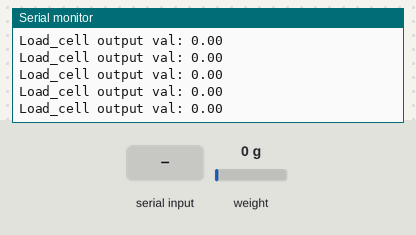
The sketch below on a simulated Arduino Uno, built with avr-gcc and run on an emulated ATmega328P. Parts: the last lines printed to the serial monitor. Inputs (shaded band) come from the test bench; at power-on: weight on the scale 0 g.

Above: at 3.6 s.
3.7 s: "t" received over Serial
5.2 s: weight on the scale set to 100 g
At 5.22 s:
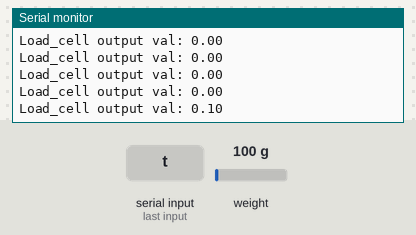
6.7 s: weight on the scale set to 1250 g
At 6.72 s:
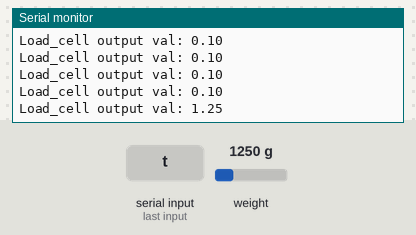
Timing chart, 0 to 9.7 s (numbered marks = the images above; inputs shaded):
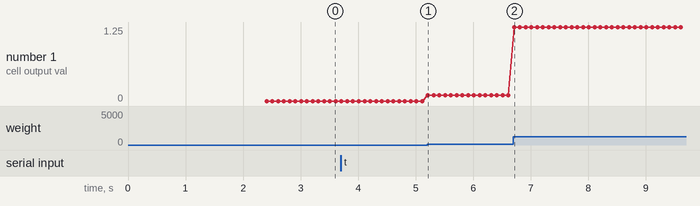

The sketch:

weight_test.ino
```cpp
/*
  Standalone Weight Sensor Test
  - Uses HX711_ADC library
  - Use this to verify hardware connection and raw values
*/

#include <HX711_ADC.h>

// Pins (Matches all_sensors.ino)
const int HX711_dout = 4;
const int HX711_sck = 5;

// Constructor
HX711_ADC LoadCell(HX711_dout, HX711_sck);

const float calVal = 21165.89; // Matches user's latest validated value
unsigned long t = 0;

void setup() {
  Serial.begin(115200);
  delay(10);
  Serial.println("\nStarting Weight Sensor Test...");

  LoadCell.begin();
  unsigned long stabilizingtime = 2000;
  boolean _tare = true;

  LoadCell.start(stabilizingtime, _tare);
  if (LoadCell.getTareTimeoutFlag()) {
    Serial.println("Timeout, check MCU>HX711 wiring and pin designations");
    while (1);
  }
  else {
    LoadCell.setCalFactor(calVal);
    Serial.println("Startup is complete");
  }
}

void loop() {
  static boolean newDataReady = 0;
  const int serialPrintInterval = 0; // increase value to slow down serial print activity

  // check for new data/start next conversion:
  if (LoadCell.update()) newDataReady = true;

  // get smoothed value from the dataset:
  if (newDataReady) {
    if (millis() > t + serialPrintInterval) {
      float i = LoadCell.getData();
      Serial.print("Load_cell output val: ");
      Serial.println(i);
      newDataReady = 0;
      t = millis();
    }
  }

  // Monitor serial commands (for simple tare)
  if (Serial.available() > 0) {
    char inByte = Serial.read();
    if (inByte == 't') LoadCell.tareNoDelay();
  }

  // Check if last tare operation is complete
  if (LoadCell.getTareStatus() == true) {
    Serial.println("Tare complete");
  }
}
```

Measured:
- after the input at 5.2 s, the serial monitor: prints a new line at once (image 1)
- after the input at 6.7 s, the serial monitor: prints a new line at once (image 2)
- plotted number 1: 0 → 0.1 after the input at 5.2 s, 0.1 → 1.25 after the input at 6.7 s
